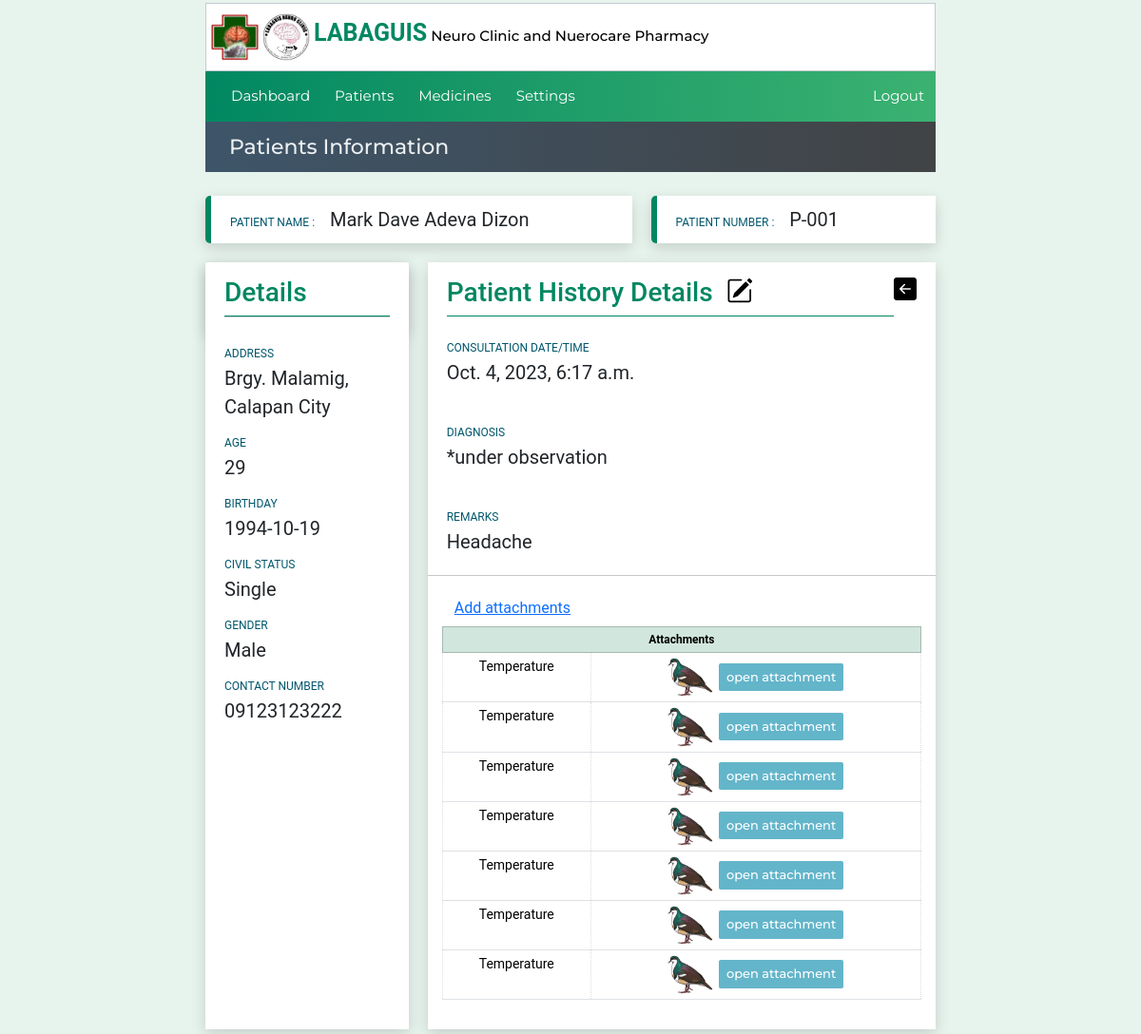
The app's page /patientinfo/22/medicalhistoryinfo/26 (signed in), older data.
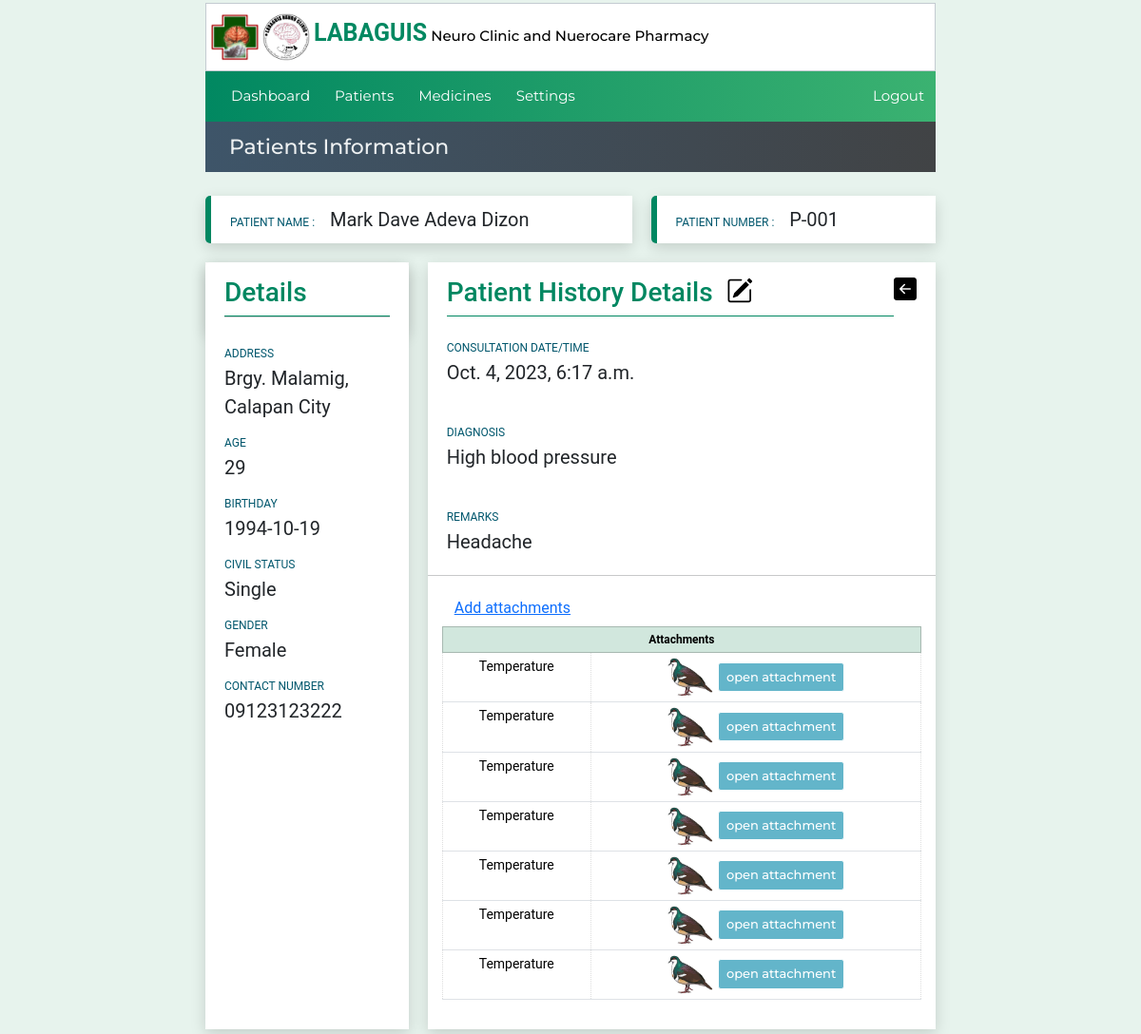
The same page, newer data.
### website/models.py (models this page shows, shortened)
class Patient(models.Model):
    created_at = models.DateTimeField(auto_now_add=True)
    patient_code=models.CharField(max_length=50)
    first_name = models.CharField(max_length=50)
    middle_name = models.CharField(max_length=50)
    last_name = models.CharField(max_length=50)
    age = models.CharField(max_length=50)
    bday = models.CharField(max_length=50,default='')
    civil_status = models.CharField(max_length=50,default='')
    gender = models.CharField(max_length=50)
    address = models.CharField(max_length=100)
    contact_number = models.CharField(max_length=50)

class Patienthistory(models.Model):
    created_at = models.DateTimeField(auto_now_add=True)
    consultCounter = models.CharField(max_length=50)
    patient_code=models.CharField(max_length=50)
    diagnosis = models.TextField(default="*under observation",max_length=500,null=True, blank=True)
    remarks = models.TextField(max_length=500,null=True, blank=True)

### website/views.py (the view, shortened to what this page needs)
# urls.py: path('patientinfo/<int:pk>/medicalhistoryinfo/<int:pkHistory>',views.medicalhistoryinfo, name='medicalhistoryinfo'),
@login_required(login_url="loginuser")
def medicalhistoryinfo(request,pk,pkHistory):
    form =PatientsAttachmentsForm()
    context=patientinfoData(pk)
    patienthistory_Data= Patienthistory.objects.get(id=pkHistory)
    context['patient_history']= patienthistory_Data
    pCode= context['pCode']
    context['form']=form
    context['patient_history_attachments'] = PatientsAttachments.objects.filter(patient_code=pCode,consultCounter=patienthistory_Data.consultCounter)
    return render(request,'medicalhistoryinfo.html',context)

### website/views.py (called while the page is built)
def patientinfoData(pk):
    medicines_list = Medicinelist.objects.all()
    patient_record = Patient.objects.get(id=pk)
    medicationrecord = Prescription.objects.filter(patient_code=patient_record.patient_code)
    context = { 'medicationrecord': medicationrecord,
               'patient_record':patient_record,
               'medicines_list':medicines_list,
               'pCode':patient_record.patient_code,
               'pID':pk,
               }
    return context

### website/templates/medicalhistoryinfo.html (shortened to what this page needs)
{% extends 'patientinfo.html' %}
{% load custom_tags %}
{% load static %}
{% block btn-back %} <a href="javascript:history.go(-1)">
    <h4 style="color:black;"><i class="bi bi-arrow-left-square-fill"></i></h4>
</a>{% endblock btn-back %}
{% block title %}
<div class="lbl-details "><h3>Patient History Details &nbsp<a href="{% url "editmedicalhistory" pID patient_history.id  %}"><i class="bi iconcolor bi-pencil-square"></i></a></h3></div>
{% endblock title %}
{% block content1 %}
<div class="add_medicalhistorytable">
    <label class="lbl-pname">CONSULTATION DATE/TIME</label><br />
    <label class="value-pname">{{patient_history.created_at}} </label>
</div>
<div class="add_medicalhistorytable">
    <label class="lbl-pname">DIAGNOSIS</label><br />
    <label class="value-pname">{{patient_history.diagnosis}} </label>
</div>
<div class="add_medicalhistorytable">
    <label class="lbl-pname">REMARKS</label><br />
    <label class="value-pname">{{patient_history.remarks}} </label>
</div>
<hr>
<div class="medicalhistorytable">
     <button type="button" class="btn btn-link" data-bs-toggle="modal" data-bs-target="#add_attachments">Add attachments</button>
    <table id="table-medications" class="table table-sm table-bordered">
        <thead class="table-success">
          <th colspan="2">Attachments</th>
        </thead>
        <tbody>
            {% if patient_history_attachments %}
            {% for a in  patient_history_attachments%}
            <tr>
                <td>{{a.name}}</td>
                <td><img src="{{a.fileattachments.url}}" width="50"></img>
                  <a class="" id="link-view" type="button" href="{{a.fileattachments.url}}" target="_blank">
                    open attachment
                    </a>
                  </td>
            </tr>
            {% endfor %}
            {% else %}
            no attachements
            {% endif %}
        </tbody>
        </table>
</div>
{% endblock content1 %}

### website/templates/patientinfo.html (shortened to what this page needs)
{% extends 'index.html' %}
{% load custom_tags %}
{% block pagetitle %}Patients Information{% endblock pagetitle %}
{% block content %}
<div class="info-row1">
  <div class="col1-info">
    <label class="lbl-pname">PATIENT NAME : &nbsp &nbsp </label>
    <label class="value-pname"
      >{{patient_record.first_name}} {{patient_record.middle_name}}
      {{patient_record.last_name }}
    </label>
  </div>
  <div class="col2-info">
    <label class="lbl-pname">PATIENT NUMBER : &nbsp &nbsp</label>
    <label class="value-pname">{{patient_record.patient_code}} </label>
  </div>
</div>
<div class="info-row2">
  <div class="detials-container">
    <div class="pdetails-head">
      <div class="lbl-details"><h3>Details</h3></div><hr>
    </div>
    <div class="pdetails-body">
      <label class="lbl-pname">ADDRESS</label><br />
      <label class="value-pname">{{patient_record.address}} </label>
    </div>
    <div class="pdetails-body">
      <label class="lbl-pname">AGE</label><br />
      <label class="value-pname">{{patient_record.age}} </label>
    </div>
    <div class="pdetails-body">
      <label class="lbl-pname">BIRTHDAY</label><br />
      <label class="value-pname">{{patient_record.bday}} </label>
    </div>
    <div class="pdetails-body">
      <label class="lbl-pname">CIVIL STATUS</label><br />
      <label class="value-pname">{{patient_record.civil_status}} </label>
    </div>
    <div class="pdetails-body">
      <label class="lbl-pname">GENDER</label><br />
      <label class="value-pname">{{patient_record.gender}} </label>
    </div>
    <div class="pdetails-body">
      <label class="lbl-pname">CONTACT NUMBER</label><br />
      <label class="value-pname">{{patient_record.contact_number}} </label>
    </div>
  </div>
  <div class="details-history">
    <div class="phistory-head">
      {% block title %}{% endblock title %}
      {% block btn-back%}{% endblock  %}
    </div>
            {% block content1 %}{% endblock content1 %}
  </div>
</div>
{% endblock content %}

Row changes from the older to the newer data that the page shows:
changed Patient "Mark Dave": gender "Male" → "Female"
changed Patienthistory "Headache": diagnosis "*under observation" → "High blood pressure"
